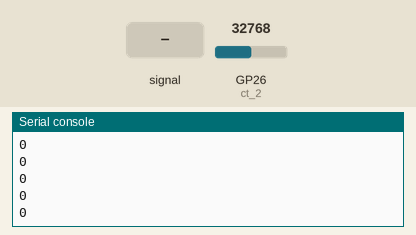
A program run on a simulated Raspberry Pi Pico running MicroPython. Parts: the last lines printed to the serial console. The inputs (shaded band) are chosen by the test bench; at power-on: GP26 (ct_2) = 32768 (analog values on the 0–65535 scale). The interpreter's speed is modelled, so counts of loop turns are approximate.

Above: at 1.2 s.
1.3 s: GP26 (ct_2) fed a 200 Hz sine of ±5242 counts around its level
At 1.56 s:
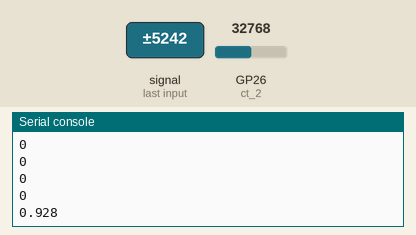
2.8 s: GP26 (ct_2) set to 45874
At 2.91 s:
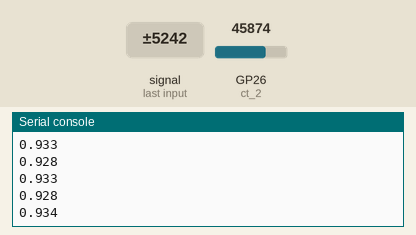
4.3 s: GP26 (ct_2) set to 57670
At 4.53 s:
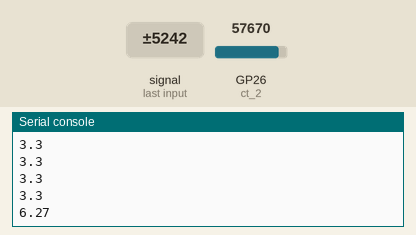
Timing chart, 0 to 7.3 s (numbered marks = the images above; inputs shaded):
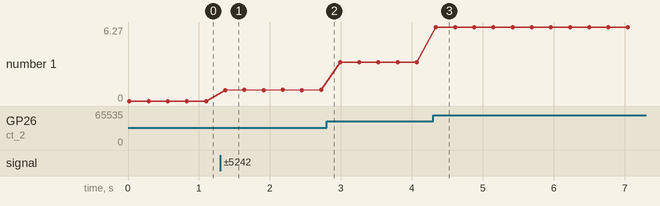

The program:

pico_main.py
```python
from machine import ADC
from utime import ticks_add, ticks_ms, ticks_diff, sleep
from math import sqrt

ct_2 = ADC(26)

averaged = 10
ct_ratio = 5

class ct:
    adc = ADC(26)
    reading = []

    def __init__(self, ct_ratio, samples_averaged=10):
        self.ratio = ct_ratio
        self.timeout = 20
        self.samples_averaged = samples_averaged

    def read(self):
        timeout = ticks_add(ticks_ms(), 20)  # max ticks is 1073741823
        reading = []
        while ticks_diff(timeout, ticks_ms()) > 0:
            raw = 0
            for _ in range(self.samples_averaged):
                raw += round(self.adc.read_u16(), 3)
            raw = ((raw / 65536 * 3.3 / self.samples_averaged) - (3.3 / 2))
            reading.append(raw)
        return reading


    def current_rms(self):
        reading = ct.read(self)
        self.rms = round(sqrt(sum([x ** 2 for x in reading]) / len(reading)) * ct_ratio, 3)
        if self.rms <= 0.032:
            self.rms = 0
        return self.rms


radiateur = ct(5)
while True:
    print(radiateur.current_rms())
    sleep(0.25)
```

Measured:
- after the input at 1.3 s, the serial console: prints a new line after 0.07 s (image 1)
- after the input at 4.3 s, the serial console: prints a new line at once (image 3)
- plotted number 1: 0 → 0.93 after the input at 1.3 s, 0.93 → 3.3 after the input at 2.8 s, 3.3 → 6.27 after the input at 4.3 s
